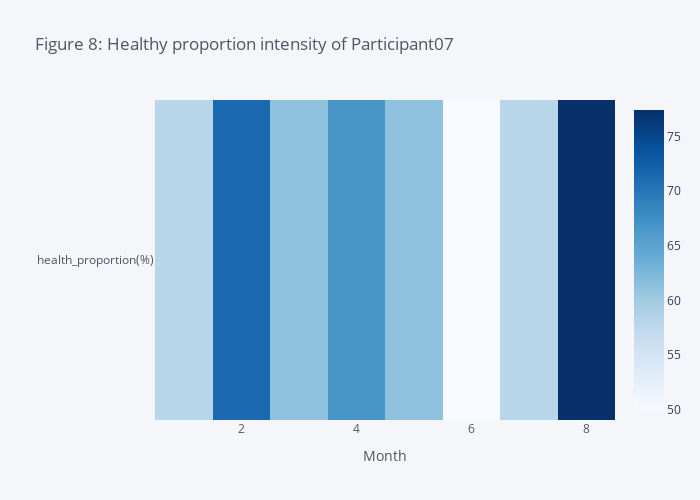

The notebook cell saved with this chart:
### Markdown cell above
Heatmap of participant 07

### Code cell
proportion.figure(kind="heatmap",
                   colorscale="Blues",xTitle="Month",title="Figure 8: Healthy proportion intensity of Participant07",
                   dimensions=(700,500))

### Figure 1 — Plotly figure (JSON) as saved in the notebook; plotly's stock layout.template omitted (floating-point values rounded to 4 significant figures)
{"data": [{"colorscale": [[0, "rgb(247,251,255)"], [0.125, "rgb(222,235,247)"], [0.25, "rgb(198,219,239)"], [0.375, "rgb(158,202,225)"], [0.5, "rgb(107,174,214)"], [0.625, "rgb(66,146,198)"], [0.75, "rgb(33,113,181)"], [0.875, "rgb(8,81,156)"], [1, "rgb(8,48,107)"]], "type": "heatmap", "x": [1, 2, 3, 4, 5, 6, 7, 8], "y": ["health_proportion(%)"], "z": [[58.06, 71.43, 61.29, 66.67, 61.29, 50, 58.06, 77.42]], "zmax": 77.42, "zmin": 50}], "layout": {"height": 500, "legend": {"bgcolor": "#F5F6F9", "font": {"color": "#4D5663"}}, "paper_bgcolor": "#F5F6F9", "plot_bgcolor": "#F5F6F9", "title": {"font": {"color": "#4D5663"}, "text": "Figure 8: Healthy proportion intensity of Participant07"}, "width": 700, "xaxis": {"gridcolor": "#E1E5ED", "showgrid": true, "tickfont": {"color": "#4D5663"}, "title": {"font": {"color": "#4D5663"}, "text": "Month"}, "zerolinecolor": "#E1E5ED"}, "yaxis": {"gridcolor": "#E1E5ED", "showgrid": true, "tickfont": {"color": "#4D5663"}, "title": {"font": {"color": "#4D5663"}, "text": ""}, "zerolinecolor": "#E1E5ED"}}}
